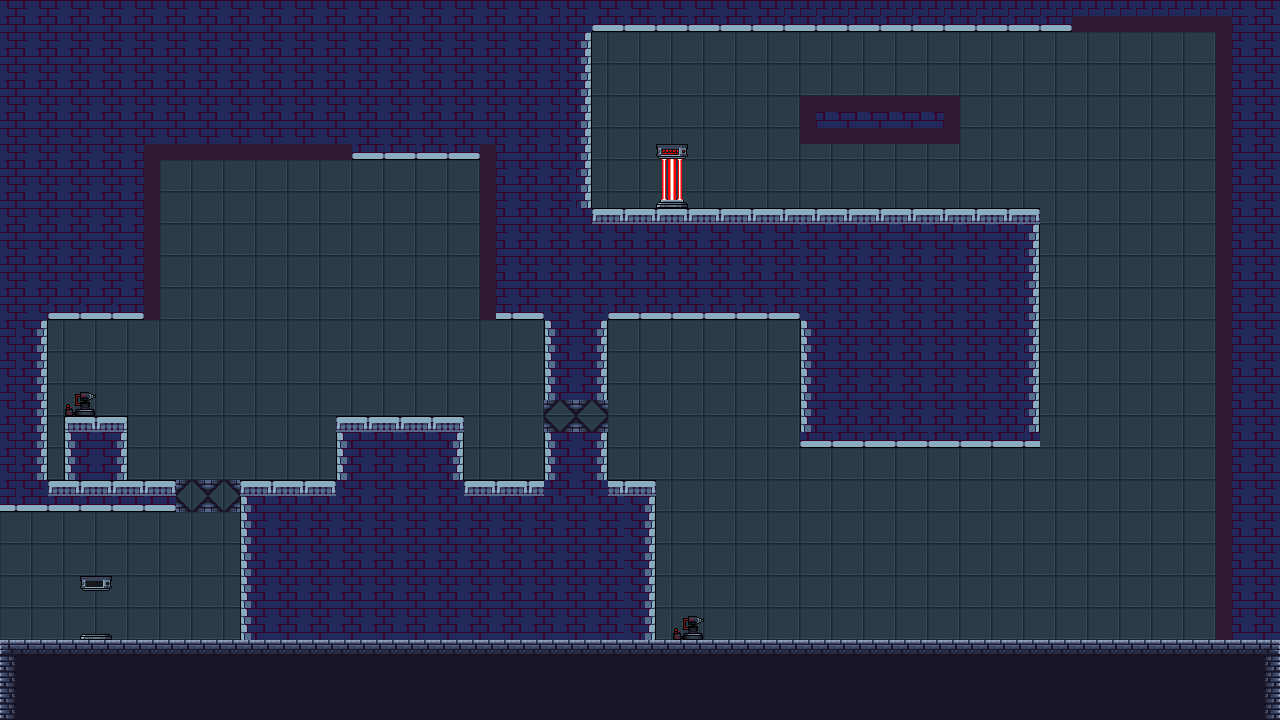

A 2D game scene composited from a Tiled map and its tileset images. What follows is a short description and the map's XML, with each tile layer's data collapsed to a summary:
An orthogonal 80x45 tile map with 16x16 px tiles, 3 tile layers (Bg, Ground, Obstacle), 5 tilesets and 30 objects.

<map version="1.10" tiledversion="1.11.2" orientation="orthogonal" renderorder="right-down" width="80" height="45" tilewidth="16" tileheight="16" infinite="0" nextlayerid="9" nextobjectid="38">
 <tileset firstgid="1" name="Cyberpunk" tilewidth="16" tileheight="16" tilecount="256" columns="16">
  <image source="Cyberpunk.png" width="256" height="256" />
 </tileset>
 <tileset firstgid="257" name="Dungeon Tile Set" tilewidth="16" tileheight="16" tilecount="270" columns="15">
  <image source="Dungeon Tile Set.png" width="240" height="288" />
 </tileset>
 <tileset firstgid="527" name="level_tileset" tilewidth="16" tileheight="16" tilecount="324" columns="18">
  <image source="level_tileset.png" width="300" height="300" />
 </tileset>
 <tileset firstgid="851" name="level_tileset" tilewidth="16" tileheight="16" tilecount="324" columns="18">
  <image source="level_tileset.png" width="300" height="300" />
 </tileset>
 <tileset firstgid="1175" source="level_tileset.tsx" />
 <layer id="4" name="Bg" width="80" height="45">
  <data>[3600 cells, 3600 non-empty, 6 distinct tile ids]</data>
 </layer>
 <layer id="1" name="Ground" width="80" height="45">
  <data>[3600 cells, 400 non-empty, 6 distinct tile ids]</data>
 </layer>
 <objectgroup id="2" name="Spawn">
  <object id="1" x="79.6667" y="591" width="33.6667" height="48" />
 </objectgroup>
 <layer id="3" name="Obstacle" width="80" height="45">
  <data>[3600 cells, 1556 non-empty, 38 distinct tile ids]</data>
 </layer>
 <objectgroup color="#ff0000" id="8" name="Turret">
  <object id="34" x="675.003" y="610.334" width="26.6667" height="27" />
  <object id="35" x="68" y="387" width="25.5" height="27.5" />
 </objectgroup>
 <objectgroup id="5" name="Exit">
  <object id="18" x="654.666" y="134.667" width="37.3333" height="73.3333" />
 </objectgroup>
 <objectgroup color="#c80000" id="6" name="Wall">
  <object id="3" x="4" y="0" width="136" height="317.333" />
  <object id="4" x="139" y="-2" width="451" height="150" />
  <object id="5" x="497" y="140" width="90" height="181" />
  <object id="6" x="352" y="142.5" width="127" height="17.5" />
  <object id="13" x="581.5" y="209" width="455.833" height="109.667" />
  <object id="14" x="796.667" y="306" width="242.667" height="141.333" />
  <object id="15" x="242" y="482.333" width="412" height="156.667" />
  <object id="16" x="0" y="641" width="1280" height="79" />
  <object id="17" x="577" y="-4" width="498" height="35" />
  <object id="23" x="337" y="417.5" width="126" height="65.5" />
  <object id="24" x="544.5" y="432.5" width="63.5" height="51.5" />
  <object id="25" x="542" y="316.5" width="65.5" height="82.5" />
  <object id="26" x="-4.5" y="309" width="51.5" height="201.5" />
  <object id="27" x="43" y="480.5" width="131.5" height="30.5" />
  <object id="36" x="63.6364" y="416.545" width="63.8182" height="62.5455" />
 </objectgroup>
 <objectgroup color="#00c800" id="7" name="BlackWall">
  <object id="7" x="142" y="151" width="210.5" height="9" />
  <object id="8" x="142" y="151" width="20" height="169" />
  <object id="9" x="802" y="97" width="157.5" height="46.5" />
  <object id="10" x="1074.5" y="15.5" width="158.5" height="16.5" />
  <object id="11" x="1216.5" y="30" width="63" height="609.5" />
  <object id="12" x="1074.5" y="0.5" width="205" height="30.5" />
  <object id="21" x="477.75" y="146.25" width="22.5" height="173.75" />
  <object id="28" x="174.5" y="481" width="7.25" height="30.75" />
  <object id="29" x="233.5" y="480" width="6.25" height="32.25" />
  <object id="30" x="542.25" y="398.5" width="66" height="4.75" />
  <object id="32" x="543.5" y="430.5" width="64.625" height="3.625" />
 </objectgroup>
</map>
